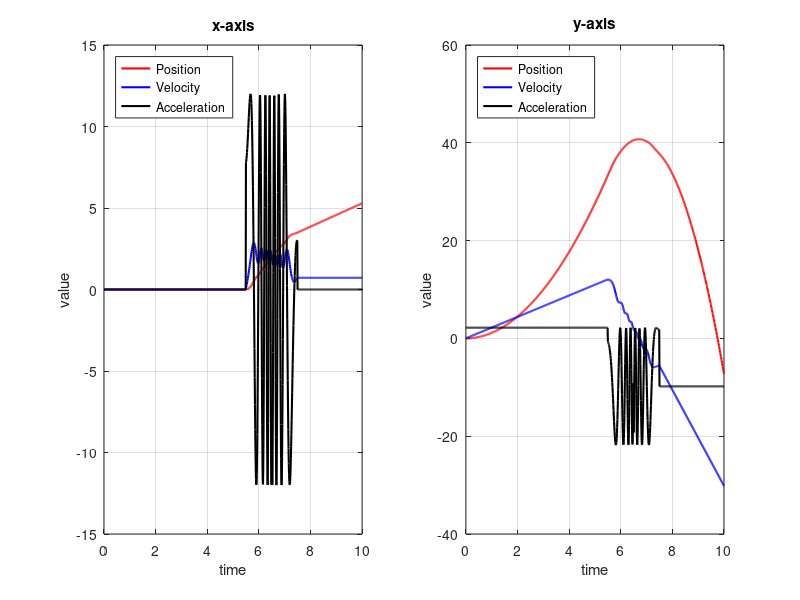

This figure's MATLAB source:
% 2D Rocket Simulation with Thrust Vector Control
% @fkvd                               25.12.2020
clc;clear;

% Vertical and Horizontal PVA
x = [0 0];
v = [0 0];
a = [0 0];

% Unit: Radian
angularPosition = pi/2;    % 0: Right     pi/2:Up
angularVelocity = 0;
angularAcceleration = 0;

M = 1;
G = -9.81;
rocketLength = 1;    % 1 m
rocketRadius = 0.1;  % 10 cm

delta = 0.01;
t = 0:delta:10;
F = 12; % Constant Thrust

PVA_X = zeros(length(t),3);
PVA_Y = zeros(length(t),3);
angularPositionLOG = zeros(length(t),1);
vectorLOG = zeros(length(t),1);
fLOG = zeros(length(t),1);

vector = deg2rad(0);     % angle

for m=1:length(t)
    if m>5.5/delta && m<=6.5/delta
        vector = deg2rad(-40); 
    elseif m>6.5/delta && m<=7.5/delta
        vector = deg2rad(40);
    elseif m>7.5/delta
        vector = deg2rad(0);
        F = 0;
    end
    
    %Force along the x-axis (reference to rocket)
    lateralForce = F*sin(vector);
    
    angularAcceleration = (lateralForce*rocketLength/2) / ...
        (((M*rocketLength^2) / 12)+ (M*3*rocketRadius^2)/12);
        % Removed angularAcceleration + delta*
    
    angularVelocity = angularVelocity + angularAcceleration*delta;
    
    angularPosition = angularPosition + angularVelocity*delta + ...
        0.5*(angularAcceleration*delta^2);
    
    angularPosition = mod(angularPosition,2*pi);
    angularPositionLOG(m) = angularPosition;
    vectorLOG(m) = vector;
    fLOG(m) = F;
    
    % x-axis
    a(1) = (F*cos(angularPosition+vector)/M); % Removed a(1)+delta*
    v(1) = v(1) + a(1)*delta;
    x(1) = x(1) + v(1)*delta + (a(1)*delta^2)/2;
    
    % y-axis
    a(2) = ((F*sin(angularPosition+vector)/M) +G); % Removed a(2)+delta*
    v(2) = v(2) + a(2)*delta;
    x(2) = x(2) + v(2)*delta + (a(2)*delta^2)/2;
    
    % Data logging
    PVA_X(m,1) = x(1);  PVA_X(m,2) = v(1);  PVA_X(m,3) = a(1);
    PVA_Y(m,1) = x(2);  PVA_Y(m,2) = v(2);  PVA_Y(m,3) = a(2);   
end


subplot(1,2,1);
plot(t,PVA_X(:,1),'r','linewidth',1.5); hold on;
plot(t,PVA_X(:,2),'b','linewidth',1.5);
plot(t,PVA_X(:,3),'k','linewidth',1.5);
title('x-axis');
xlabel('time');
ylabel('value');
legend('Position ','Velocity','Acceleration','Location','NorthWest');
grid on;

subplot(1,2,2);
plot(t,PVA_Y(:,1),'r','linewidth',1.5); hold on;
plot(t,PVA_Y(:,2),'b','linewidth',1.5);
plot(t,PVA_Y(:,3),'k','linewidth',1.5);
title('y-axis');
xlabel('time');
ylabel('value');
legend('Position ','Velocity','Acceleration','Location','NorthWest');
grid on;
